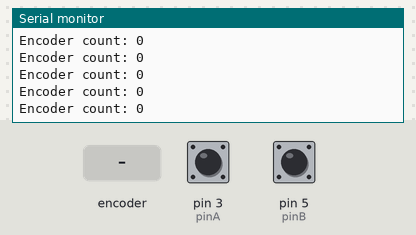
The sketch below on a simulated Arduino Uno, built with avr-gcc and run on an emulated ATmega328P. Parts: the last lines printed to the serial monitor. The inputs (shaded band) are chosen by the test bench; at power-on: pin 3 (pinA) HIGH, pin 5 (pinB) HIGH.

Above: at 1.2 s.
1.3 s: rotary encoder on pin 3 (pinA) / pin 5 (pinB) turned 1 step (first pin leading)
At 1.56 s:
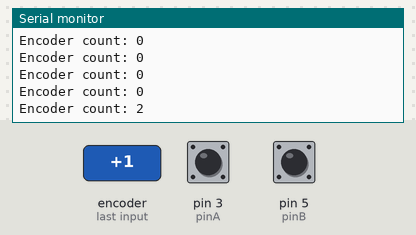
3.0 s: rotary encoder on pin 3 (pinA) / pin 5 (pinB) turned 1 step (first pin leading)
At 3.17 s:
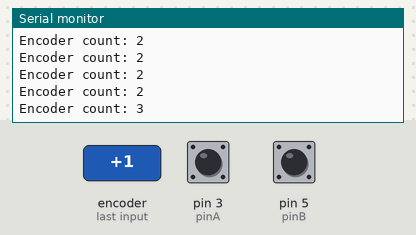
Timing chart, 0 to 6.0 s (numbered marks = the images above; inputs shaded):
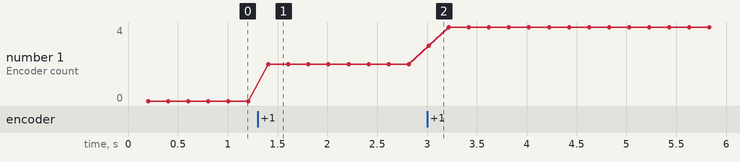

The sketch:

OpticalEncoderTest.ino
```cpp
const int pinA = 3;    // Encoder A
const int pinB = 5;    // Encoder B

volatile long encoderPos = 0;
volatile int lastA = 0;

void onAchange() {
  int A = digitalRead(pinA);
  int B = digitalRead(pinB);

  if (A != lastA) {
    if (B != A) {
      encoderPos++;
    } else {
      encoderPos--;
    }
    lastA = A;
  }
}

void setup() {
  Serial.begin(115200);

  pinMode(pinA, INPUT_PULLUP);
  pinMode(pinB, INPUT_PULLUP);

  lastA = digitalRead(pinA);

  attachInterrupt(digitalPinToInterrupt(pinA), onAchange, CHANGE);

  Serial.println("Encoder test start");
}

void loop() {
  static long lastPrint = 0;

  if (millis() - lastPrint > 200) {
    noInterrupts();
    long pos = encoderPos;
    interrupts();

    Serial.print("Encoder count: ");
    Serial.println(pos);

    lastPrint = millis();
  }
}
```

Measured:
- after the input at 1.3 s, the serial monitor: prints a new line after 0.11 s (image 1)
- after the input at 3.0 s, the serial monitor: prints a new line at once (image 2)
- plotted number 1: 0 → 2 after the input at 1.3 s, 2 → 4 after the input at 3.0 s
